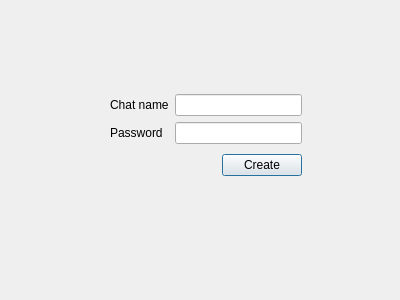
<?xml version="1.0" encoding="UTF-8"?>
<ui version="4.0">
 <class>create</class>
 <widget class="QDialog" name="create">
  <property name="geometry">
   <rect>
    <x>0</x>
    <y>0</y>
    <width>400</width>
    <height>300</height>
   </rect>
  </property>
  <property name="windowTitle">
   <string>Dialog</string>
  </property>
  <widget class="QWidget" name="layoutWidget">
   <property name="geometry">
    <rect>
     <x>110</x>
     <y>90</y>
     <width>192</width>
     <height>90</height>
    </rect>
   </property>
   <layout class="QGridLayout" name="gridLayout_2">
    <item row="0" column="0" colspan="2">
     <layout class="QGridLayout" name="gridLayout">
      <item row="0" column="0" rowspan="2">
       <layout class="QVBoxLayout" name="verticalLayout">
        <item>
         <widget class="QLabel" name="label">
          <property name="text">
           <string>Chat name</string>
          </property>
         </widget>
        </item>
        <item>
         <widget class="QLabel" name="label_2">
          <property name="text">
           <string>Password</string>
          </property>
         </widget>
        </item>
       </layout>
      </item>
      <item row="0" column="1">
       <widget class="QLineEdit" name="lineEdit"/>
      </item>
      <item row="1" column="1">
       <widget class="QLineEdit" name="lineEdit_2"/>
      </item>
     </layout>
    </item>
    <item row="1" column="0">
     <spacer name="horizontalSpacer">
      <property name="orientation">
       <enum>Qt::Horizontal</enum>
      </property>
      <property name="sizeHint" stdset="0">
       <size>
        <width>40</width>
        <height>20</height>
       </size>
      </property>
     </spacer>
    </item>
    <item row="1" column="1">
     <widget class="QPushButton" name="CreateChatButton">
      <property name="text">
       <string>Create</string>
      </property>
     </widget>
    </item>
   </layout>
  </widget>
 </widget>
 <resources/>
 <connections/>
</ui>
